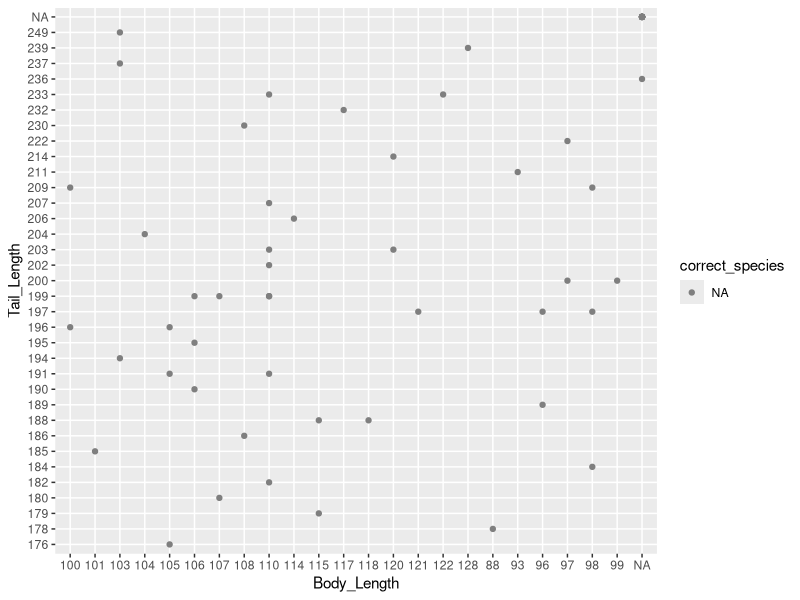
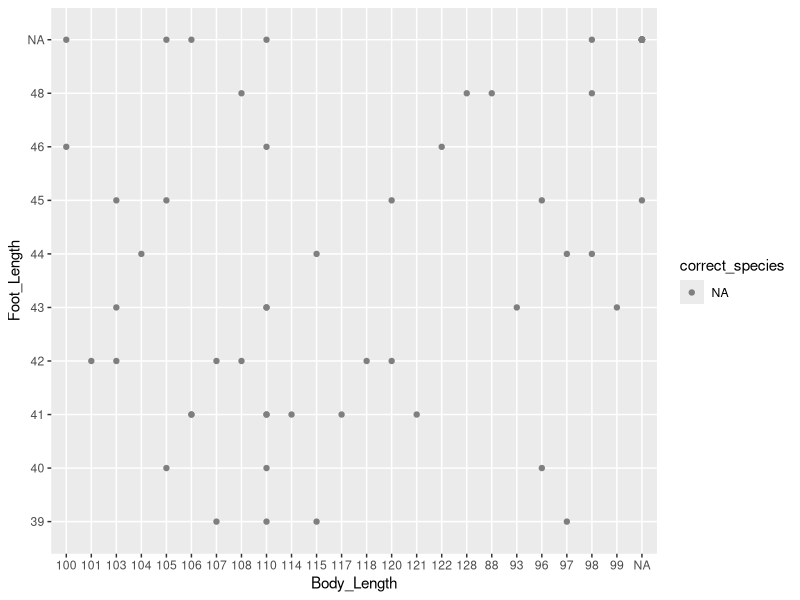
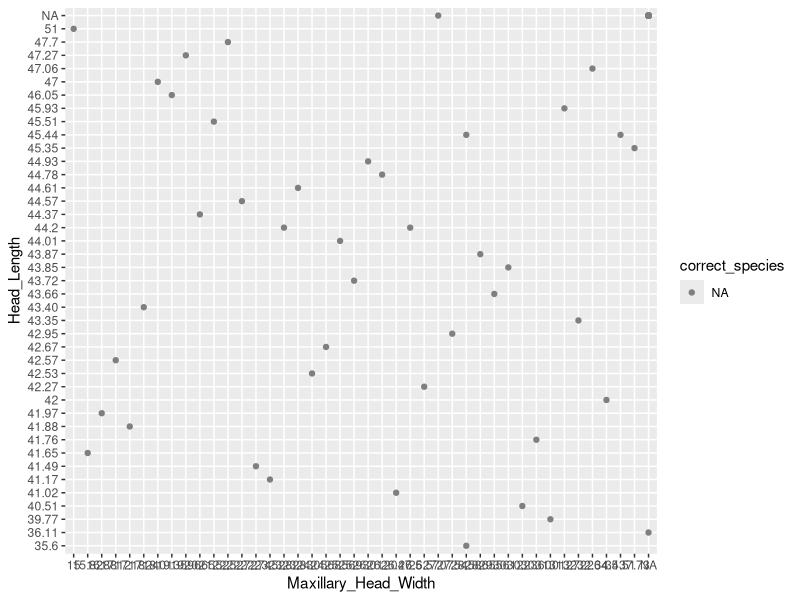
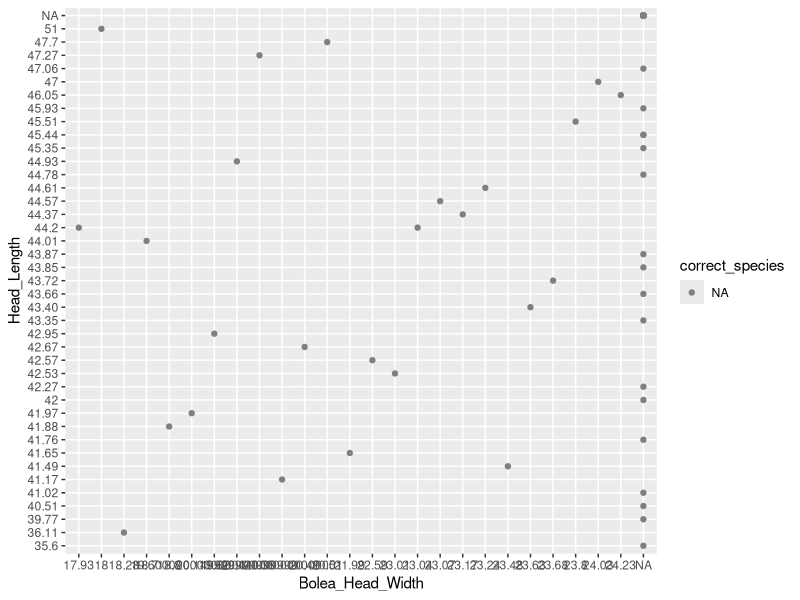
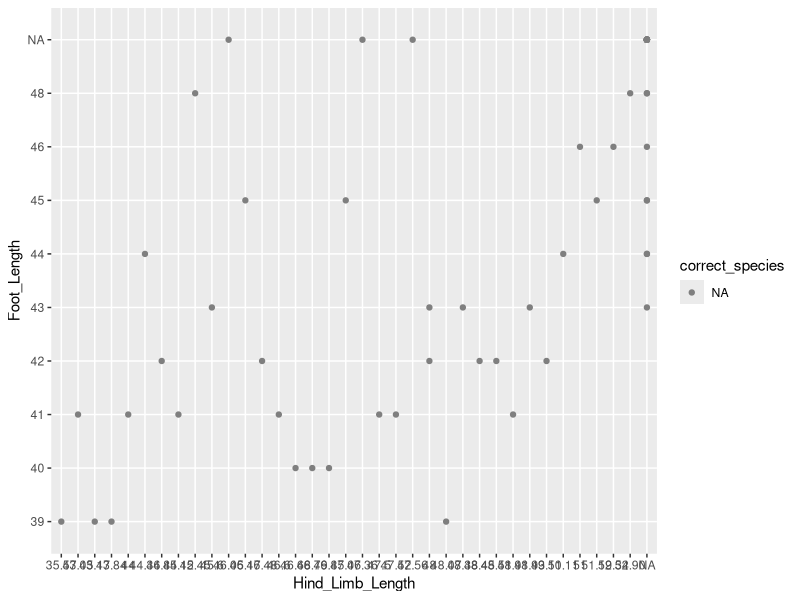
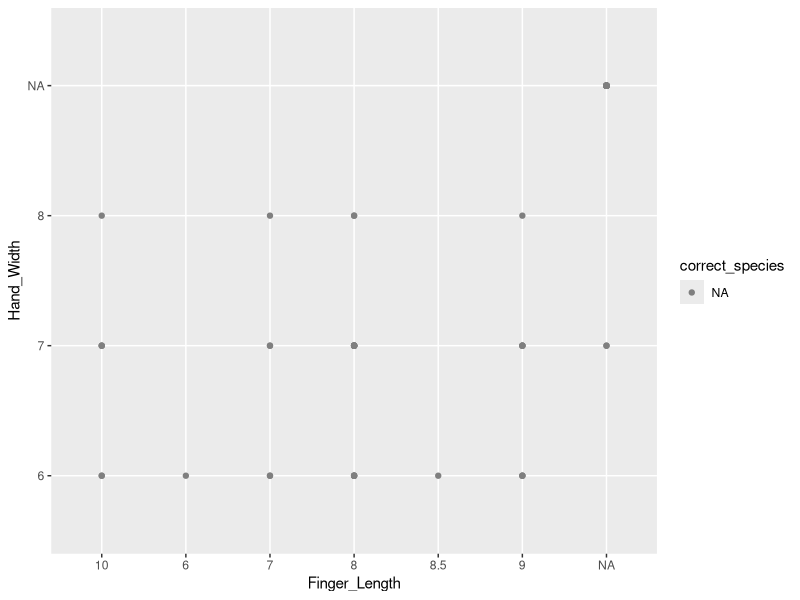
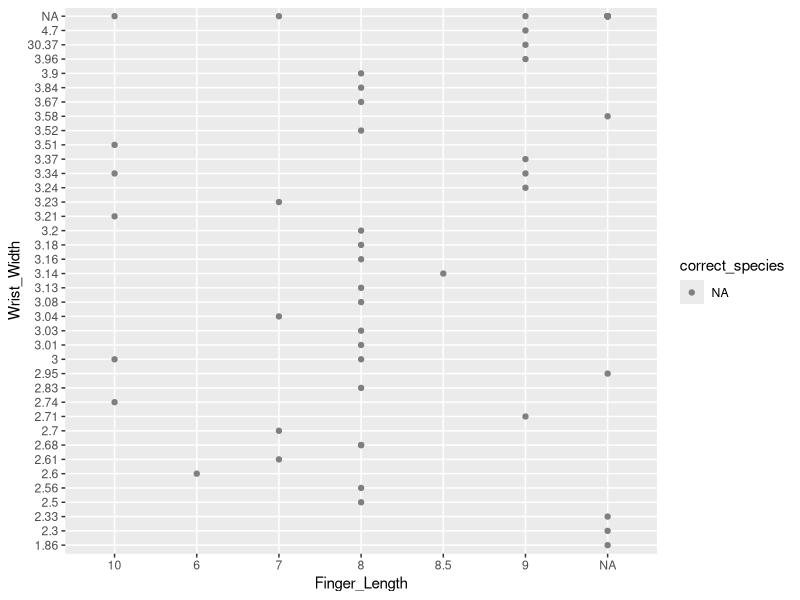
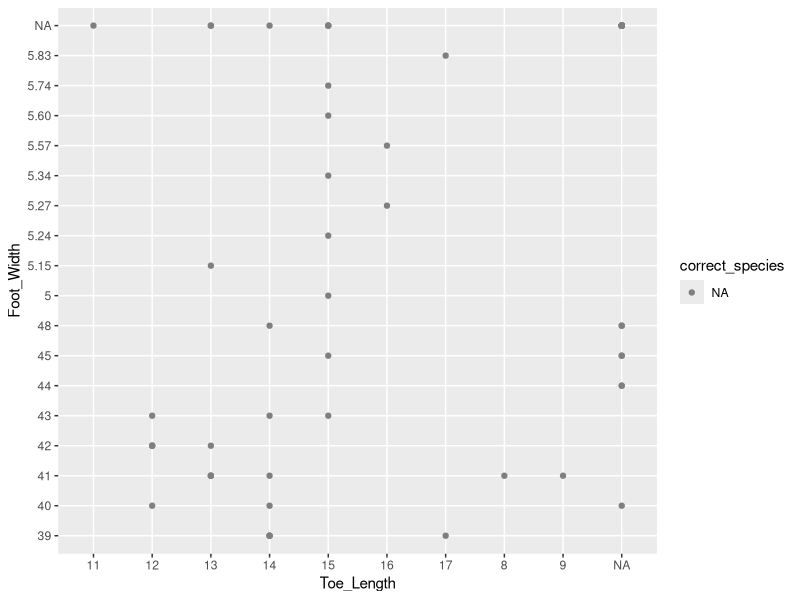

Write the R code that produced these figures, in order.
## ---- chunk 1
#installed readxl packages with #install.packages("read.xl"), & installed #rtools4.3 from online
#using the package
library(readxl)
#reading my tables and assigning them to a dataframe
table1 <- read_excel("postnovRAWkratdata.xlsx")
library(readxl)
table2 <- read_excel("PrenovRAWkratdata.xlsx")


## ---- chunk 2
#read excel spreadsheet edited from RAW data through excel
library(readxl)
clean_data_12_17 <-read_excel("cleanKratdata1217.xlsx")

## ---- chunk 3
df <- clean_data_12_17
library(tidyverse)
#Create new data frame with a new column assigning the correct species by observation date
newdf <- df |> mutate(correct_species=case_when(CreationDate == "2025-11-8" ~ "ve",
                                                CreationDate == "2025-11-9" ~ "ve",
                                                CreationDate == "2025-11-22" ~ "ve",
                                                CreationDate == "2025-11-23" ~ "ve",
                                                CreationDate == "2025-6-22" ~ "ve",
                                                CreationDate == "2025-7-12" ~ "he",
                                                CreationDate == "2025-7-13" ~ "he",
                                                CreationDate == "2025-10-19" ~ "he", 
                                                CreationDate == "2025-10-18"~"he",
                                                CreationDate == "2025-9-28" ~ "he"))
#Create code to plot to compare between species and sex
#body length vs tail length
ggplot(data = newdf, mapping = aes(x=Body_Length, y= Tail_Length, color = correct_species))+geom_point()
#scale_color_manual(values = c("deeppink3","blue"))+
#geom_smooth()
  
  #labs(title = "Is there sexual dimorphism in bison?",x = "age (years)", y = "weight #(kg)",color = "Sex")
## ---- chunk 4
#Foot length vs body length
ggplot(data = newdf, mapping = aes(x=Body_Length, y= Foot_Length, color = correct_species))+geom_point()
#max head width vs head length
ggplot(data = newdf, mapping = aes(x=Maxillary_Head_Width, y= Head_Length, color = correct_species))+geom_point()
#bolea head width vs head length
ggplot(data = newdf, mapping = aes(x=Bolea_Head_Width, y= Head_Length, color = correct_species))+geom_point()
#Hind limb length vs foot length
ggplot(data = newdf, mapping = aes(x=Hind_Limb_Length, y= Foot_Length, color = correct_species))+geom_point()
#finger length vs hand width
ggplot(data = newdf, mapping = aes(x=Finger_Length, y= Hand_Width, color = correct_species))+geom_point()
#finger length vs wrist width
ggplot(data = newdf, mapping = aes(x=Finger_Length, y= Wrist_Width, color = correct_species))+geom_point()
#Toe length vs foot width
ggplot(data = newdf, mapping = aes(x=Toe_Length, y= Foot_Width, color = correct_species))+geom_point()
#show foot width??? is the foot width missing a decimal in some places?!?!
newdf$Foot_Width
## ---- chunk 5
#ear length vs head length
ggplot(data = newdf, mapping = aes(x=Ear_Length_Notch, y= Head_Length, color = correct_species))+geom_point()
## ---- chunk 6
#seem to be catching much less males than females!!!!?!??
#make datasets that only include Males and then only include females due to krat sexual dimorphisms
newdf$Sex
maledf <- newdf |> filter(Sex == "Male")
femaledf <- newdf |> filter(Sex == "Female")
#male krats only ear length vs head length
ggplot(data = maledf , mapping = aes(x=Ear_Length_Notch, y= Head_Length, color = correct_species))+geom_point()

#female krats only ear-length vs head length
ggplot(data = femaledf , mapping = aes(x=Ear_Length_Notch, y= Head_Length, color = correct_species))+geom_point()
#female krats only--- wondering based on this graph if FORT ORD might have venustus???? tissue samples will be interesting!!! or else heermanni are just very variable esp.in these areas. There was a paper that said that FORT ORD would be good habitat for D. Venustus
#headlengthvs maxillary head width
  ggplot(data = femaledf , mapping = aes(x=Head_Length, y= Maxillary_Head_Width, color = correct_species))+geom_point()
#head length vs bolea head length
ggplot(data = femaledf , mapping = aes(x=Bolea_Head_Width, y= Head_Length, color = correct_species))+geom_point()
#bullae vs maxillary
ggplot(data = femaledf , mapping = aes(x=Bolea_Head_Width, y= Maxillary_Head_Width, color = correct_species))+geom_point()

#checking to make sure that species was sorted right into the correct_species column
newdf$correct_species
newdf$CreationDate
Checkingsort <- newdf |> select(correct_species, CreationDate)
Checkingsort
#figured out I missed a date at hastings wasnt sorted into species correctly--going back to fix it-- found typo where i said 7 and not 6 OOPS
